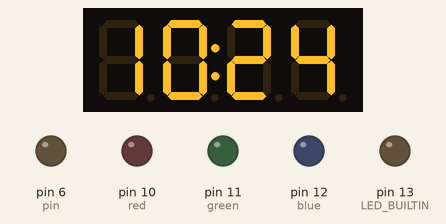
This sketch was run on a simulated Arduino Uno, built with avr-gcc and run on an emulated ATmega328P. Parts: 4-digit seven-segment display, output pins drawn as LEDs (lit = HIGH). The local clock reads 2024-03-15 10:24:30 at power-on unless the sketch sets it; what the sketch prints to the serial monitor is not drawn.

Above: at 0.34 s.
At 6.1 s:
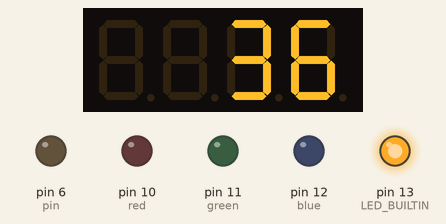
At 11.2 s:
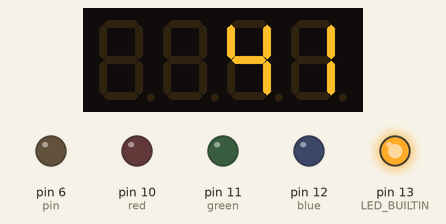
At 20.88 s:
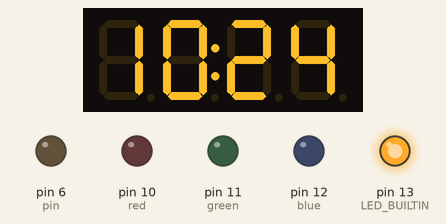
At 29.1 s:
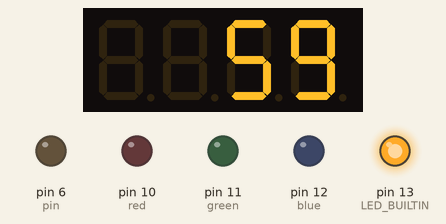
At 39.1 s:
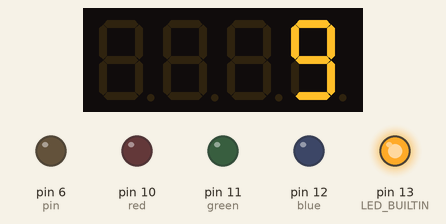
Timing chart, 0 to 40.0 s (numbered marks = the images above):
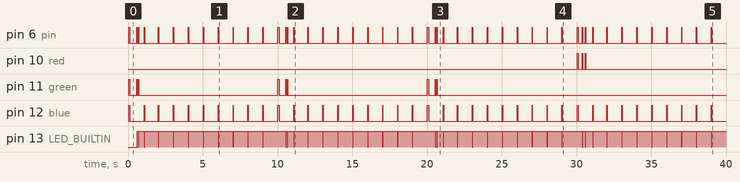

The sketch:

sketch_clock_0_5.ino
```cpp
#include <DS3231.h>
#include <TM1637Display.h>

RTClib RTC;

#define CLK 2
#define DIO 3

TM1637Display display = TM1637Display(CLK, DIO);

const uint8_t data[] = {0xff, 0xff, 0xff, 0xff};
const uint8_t blank[] = {0x00, 0x00, 0x00, 0x00};

int pin = 6;
int blue = 12;
int green = 11;
int red = 10;

int prevSecond = 0;

int digits[8] = {0, 0, 0, 0, 0, 0, 0, 0};

void setCounter(int n)
{
  for (int i = 0; i <= 7; i++)
  {
    digits[i] = bitRead(n, i);
  }
}

void fireTick(int pin, int color, int delayMs)
{
  printTimestamp();
  digitalWrite(pin, HIGH);
  digitalWrite(color, HIGH);
  digitalWrite(LED_BUILTIN, LOW);
  delay(delayMs);
  digitalWrite(pin, LOW);
  digitalWrite(color, LOW);
  digitalWrite(LED_BUILTIN, HIGH);
}

void fireMarker(int pin, int primaryColor, int secondaryColor, int delayMs)
{
  digitalWrite(pin, HIGH);
  digitalWrite(primaryColor, HIGH);
  digitalWrite(secondaryColor, HIGH);
  delay(delayMs);
  digitalWrite(pin, LOW);
  digitalWrite(primaryColor, LOW);
  digitalWrite(secondaryColor, LOW);
  delay(delayMs * 2);
}

void reactToDigit(bool value, int pin, int color, int delayMs)
{
  if (value)
  {
    Serial.print("1");
    digitalWrite(pin, HIGH);
    digitalWrite(color, HIGH);
    digitalWrite(LED_BUILTIN, LOW);
    delay(delayMs);
    digitalWrite(pin, LOW);
    digitalWrite(color, LOW);
    digitalWrite(LED_BUILTIN, HIGH);
    delay(delayMs);
  }
  else
  {
    Serial.print("0");
    delay(delayMs * 2);
  }
}

void printTimestamp()
{
  DateTime now = RTC.now();
  Serial.print(now.day(), DEC);
  Serial.print('.');
  Serial.print(now.month(), DEC);
  Serial.print('.');
  Serial.print(now.year(), DEC);
  Serial.print(' ');
  Serial.print(now.hour(), DEC);
  Serial.print(':');
  Serial.print(now.minute(), DEC);
  Serial.print(':');
  Serial.print(now.second(), DEC);
  Serial.println();
}

void setup()
{
  Serial.begin(57600);
  display.clear();
  pinMode(pin, OUTPUT);
  pinMode(blue, OUTPUT);
  pinMode(green, OUTPUT);
  pinMode(red, OUTPUT);
  pinMode(LED_BUILTIN, OUTPUT);
}

void loop()
{
  DateTime now = RTC.now();
  int currHour = now.hour();
  int currMinute = now.minute();
  int currSecond = now.second();

  display.setBrightness(2);

  if (currSecond != prevSecond)
  {
    now = RTC.now();
    prevSecond = now.second();

    int currHourMin = (currHour * 100) + (currMinute % 100);
    display.showNumberDecEx(currHourMin, 0b01000000, false, 4, 0);

    if (currSecond % 10 != 0 && currSecond % 60 != 0)
    {
      fireTick(pin, blue, 30);

      // int currMinSec = (currMinute * 100) + (currSecond % 100);
      // display.showNumberDecEx(currMinSec, 0b01000000, false, 4, 0);

      display.showNumberDec(currSecond);

      delay(500);

      int currHourMin = (currHour * 100) + (currMinute % 100);
      display.showNumberDecEx(currHourMin, 0b01000000, false, 4, 0);
    }
    else if (currSecond % 60 != 0)
    {
      printTimestamp();

      setCounter(currMinute);

      Serial.print("Minute: ");
      Serial.print(currMinute);
      Serial.print(" in binary: ");

      fireMarker(pin, blue, green, 75);
      for (int i = 0; i <= 7; i++)
      {
        reactToDigit(digits[i], pin, green, 50);
      }

      Serial.println();
    }
    else
    {
      printTimestamp();

      setCounter(currHour);

      int currHourMin = (currHour * 100) + (currMinute % 100);
      display.showNumberDecEx(currHourMin, 0b01000000, false, 4, 0);

      Serial.print("Hour: ");
      Serial.print(currHour);
      Serial.print(" in binary: ");

      fireMarker(pin, blue, red, 75);

      for (int i = 0; i <= 7; i++)
      {
        reactToDigit(digits[i], pin, red, 50);
      }

      Serial.println();
    }
  }
}
```

Measured:
- by itself, pin 6 (pin), pin 13 (LED_BUILTIN): moves between LOW and HIGH, repeating every 10.0 s
- by itself, pin 10 (red): goes HIGH 0.08 s, LOW 0.25 s, HIGH 0.05 s, LOW 0.15 s, HIGH 0.05 s, then LOW
- by itself, pin 12 (blue): alternates HIGH for 0.03 s and LOW for 0.97 s
- by itself, pin 11 (green): repeats every 10.0 s: LOW 0.45 s, HIGH 0.05 s, LOW 0.05 s, HIGH 0.05 s, LOW 9.3 s, HIGH 0.08 s, until it stays LOW from 20.7 s
- what the display in image 1 shows lasts 0.5 s, from 6.1 s to 6.6 s
